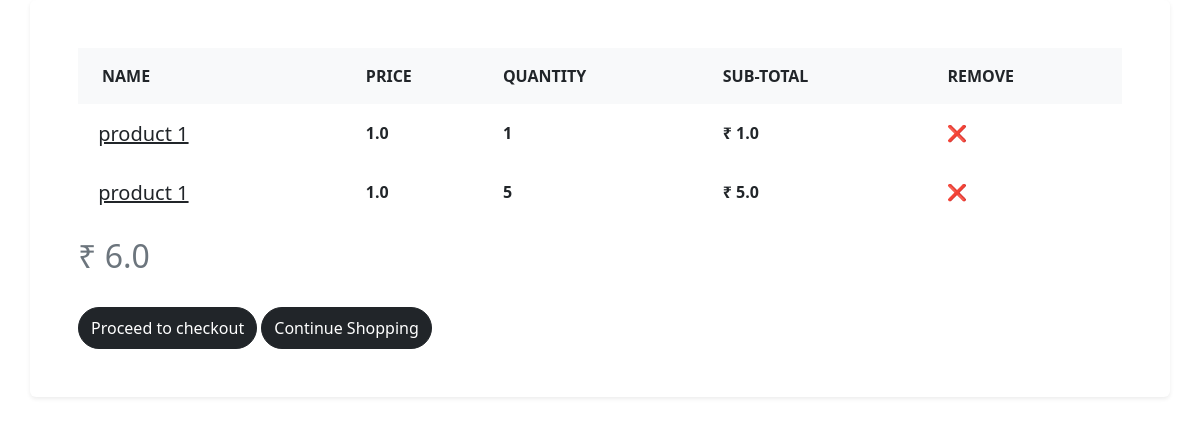
/cart (signed in), run on the app's committed database.
### classes_table.py (models this page shows, shortened)
class Cart(Base):
    __tablename__ = 'Cart'
    id = Column(Integer, primary_key=True, autoincrement=True)
    product_name = Column('product_name',String , nullable=False)
    product_price = Column('product_price',Float , nullable=False)
    product_quantity = Column('product_quantity',Integer , nullable=False)
    product_description = Column('product_description',String , nullable=False)
    total_price = Column('total_price',Float , nullable=False)
    added_at = Column('created_at',DateTime , nullable=False)
    user_id = Column(Integer, ForeignKey('Customer.id'), nullable=False)
    user = relationship(Customer)
    product_id = Column(Integer, ForeignKey('Products.id'), nullable=False)
    product = relationship(Products)
    category_id = Column(Integer, ForeignKey('Category.id'), nullable=False)
    category = relationship(Category)

### main.py (the view)
@app.route('/cart' , methods=['GET', 'POST'])
def cart():
    if "user" in session:
        if request.method == 'GET':
            userId = session['user']
            cart=classes_table.session.query(Cart).filter(Cart.user_id==userId).all()
            return render_template('cart.html', cart=cart)
    else:
        return redirect(url_for('user_login'))

### templates/cart.html (shortened to what this page needs)
<!DOCTYPE html>
<html>
  <head>
    <link
      href="https://cdn.jsdelivr.net/npm/bootstrap@5.2.0-beta1/dist/css/bootstrap.min.css"
      rel="stylesheet"
    />
  </head>
  <body>
    <div class="shopping-cart">
      <div class="px-4 px-lg-0">
        <div class="pb-5">
          <div class="container">
            <div class="row">
              <div class="col-lg-12 p-5 bg-white rounded shadow-sm mb-5">
                <div class="table-responsive">
                  <table class="table">
                    <thead>
                      <tr>
                        <th scope="col" class="border-0 bg-light">
                          <div class="p-2 px-3 text-uppercase">NAME</div>
                        </th>
                        <th scope="col" class="border-0 bg-light">
                          <div class="py-2 text-uppercase">Price</div>
                        </th>
                        <th scope="col" class="border-0 bg-light">
                          <div class="py-2 text-uppercase">Quantity</div>
                        </th>
                        <th scope="col" class="border-0 bg-light">
                          <div class="py-2 text-uppercase">Sub-Total</div>
                        </th>
                        <th scope="col" class="border-0 bg-light">
                          <div class="py-2 text-uppercase">Remove</div>
                        </th>
                      </tr>
                    </thead>
                    <tbody>
                        {% for elements in cart %}
                      <tr>
                        <th scope="row" class="border-0">
                          <div class="p-2">
                            <div class="ml-3 d-inline-block align-middle">
                              <h5 class="mb-0">
                                <a
                                  href="#"
                                  class="text-dark d-inline-block align-middle"
                                  >{{ elements.product_name }}</a
                                >
                              </h5>
                            </div>
                          </div>
                        </th>
                        <td class="border-0 align-middle">
                          <strong>{{ elements.product_price }}</strong>
                        </td>
                        <td class="border-0 align-middle">
                          <strong>{{ elements.product_quantity }}</strong>
                        </td>
                        <td class="border-0 align-middle">
                          <strong>₹ {{ elements.total_price }}</strong>
                        </td>
                        <td class="border-0 align-middle">❌</td>
                      </tr>
                    </tbody>
                    {% endfor %}
                  </table>
                </div>
                <strong class="text-muted"><h2> ₹ {{ cart | sum(attribute='total_price') }}  </h2></strong>
                <br />
                <form action="{{ buy }}" method="POST">
                  <button type="submit" class="btn btn-dark rounded-pill py-2 btn-block">
                    Proceed to checkout
                  </button>
                  <a href="/products" class="btn btn-dark rounded-pill py-2 btn-block">
                    Continue Shopping
                  </a>
                </form>
              </div>
            </div>
          </div>
        </div>
      </div>
    </div>
  </body>
</html>

### data on the page
Cart: product_name "product 1", product_price "1.0", product_quantity "1", total_price "1.0"
Cart: product_name "product 1", product_price "1.0", product_quantity "5", total_price "5.0"

### other printed values
{{ cart | sum(attribute='total_price') }} "6.0"
